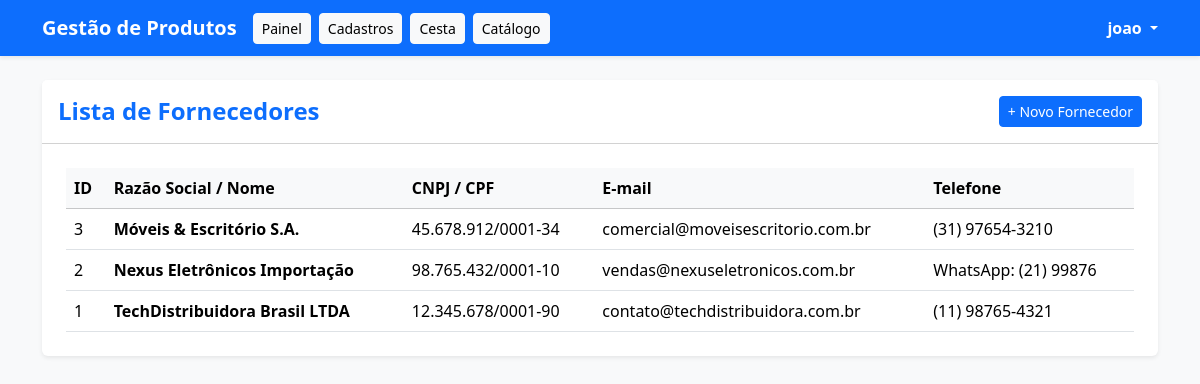
Page /SistemaDeGestaoDeProdutos/fornecedor.php (signed in) on the committed database.
### tables this page shows
CREATE TABLE `fornecedores` (
  `id` int(11) NOT NULL,
  `nome` varchar(255) NOT NULL,
  `cnpj` varchar(20) NOT NULL,
  `email` varchar(255) DEFAULT NULL,
  `telefone` varchar(20) DEFAULT NULL,
  `created_at` timestamp NOT NULL DEFAULT current_timestamp()
);

### SistemaDeGestaoDeProdutos/fornecedor.php (the view, shortened to what this page needs)
<?php
require_once "conexao.php";
try {
    $sql = "SELECT * FROM fornecedores ORDER BY id DESC";
    $stmt = $pdo->query($sql);
    $fornecedores = $stmt->fetchAll(PDO::FETCH_ASSOC);
} catch (PDOException $e) {
    $fornecedores = [];
}
?>
<!DOCTYPE html>
<html lang="pt-br">
<head>
    <link href="https://cdn.jsdelivr.net/npm/bootstrap@5.3.3/dist/css/bootstrap.min.css" rel="stylesheet">
</head>
<body class="bg-light">
    <nav class="navbar navbar-expand-lg navbar-dark bg-primary shadow-sm mb-4">
        <div class="container">
            <a class="navbar-brand fw-bold" href="painel.php">Gestão de Produtos</a>
            <div class="d-flex align-items-center me-auto">
                <a href="painel.php" class="btn btn-light btn-sm me-2">Painel</a>
                <a href="cadastros.php" class="btn btn-light btn-sm me-2">Cadastros</a>
                <a href="cesta.php" class="btn btn-light btn-sm me-2">Cesta</a>
                <a href="catalogo.php" class="btn btn-light btn-sm me-2">Catálogo</a>
            </div>
            <div class="dropdown user-dropdown">
                <a href="#" class="text-white text-decoration-none dropdown-toggle fw-semibold" id="dropdownUser" data-bs-toggle="dropdown" aria-expanded="false">
                    <?php echo htmlspecialchars($_SESSION["usuario_nome"] ?? "Usuário"); ?>
                </a>
            </div>
        </div>
    </nav>
    <div class="container mb-5">
        <div class="row">
            <div class="col-12">
                <div class="card shadow-sm border-0">
                    <div class="card-header bg-white py-3 d-flex justify-content-between align-items-center">
                        <h4 class="card-title m-0 text-primary fw-bold">Lista de Fornecedores</h4>
                        <a href="cadastros.php" class="btn btn-primary btn-sm">+ Novo Fornecedor</a>
                    </div>
                    <div class="card-body p-4">
                        <?php if (empty($fornecedores)): ?>
                            <p class="text-muted m-0">Nenhum fornecedor cadastrado no momento.</p>
                        <?php else: ?>
                            <div class="table-responsive">
                                <table class="table table-hover align-middle mb-0">
                                    <thead class="table-light">
                                        <tr>
                                            <th>ID</th>
                                            <th>Razão Social / Nome</th>
                                            <th>CNPJ / CPF</th>
                                            <th>E-mail</th>
                                            <th>Telefone</th>
                                        </tr>
                                    </thead>
                                    <tbody>
                                        <?php foreach ($fornecedores as $f): ?>
                                            <tr>
                                                <td><?= $f['id']; ?></td>
                                                <td class="fw-semibold"><?= htmlspecialchars($f['nome']); ?></td>
                                                <td><?= htmlspecialchars($f['cnpj']); ?></td>
                                                <td><?= htmlspecialchars($f['email'] ?? '-'); ?></td>
                                                <td><?= htmlspecialchars($f['telefone'] ?? '-'); ?></td>
                                            </tr>
                                        <?php endforeach; ?>
                                    </tbody>
                                </table>
                            </div>
                        <?php endif; ?>
                    </div>
                </div>
            </div>
        </div>
    </div>
</body>
</html>

### rows in the picture
fornecedores: id "3", nome "Móveis & Escritório S.A.", cnpj "45.678.912/0001-34", email "comercial@moveisescritorio.com.br", telefone "(31) 97654-3210"
fornecedores: id "2", nome "Nexus Eletrônicos Importação", cnpj "98.765.432/0001-10", email "vendas@nexuseletronicos.com.br", telefone "WhatsApp: (21) 99876"
fornecedores: id "1", nome "TechDistribuidora Brasil LTDA", cnpj "12.345.678/0001-90", email "contato@techdistribuidora.com.br", telefone "(11) 98765-4321"

### other values in the picture
$_SESSION["usuario_nome"] "joao"
